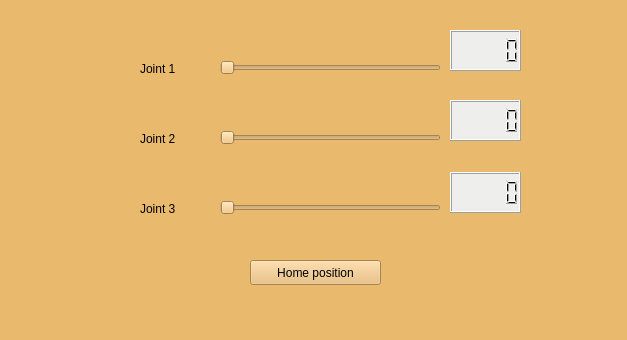
<?xml version="1.0" encoding="UTF-8"?>
<ui version="4.0">
 <class>MainWindow</class>
 <widget class="QMainWindow" name="MainWindow">
  <property name="geometry">
   <rect>
    <x>0</x>
    <y>0</y>
    <width>627</width>
    <height>340</height>
   </rect>
  </property>
  <property name="windowTitle">
   <string>3ARA Control</string>
  </property>
  <property name="styleSheet">
   <string notr="true">background-color: rgb(233, 185, 110);</string>
  </property>
  <widget class="QWidget" name="centralwidget">
   <widget class="QSlider" name="jointOneSlider">
    <property name="geometry">
     <rect>
      <x>220</x>
      <y>60</y>
      <width>221</width>
      <height>16</height>
     </rect>
    </property>
    <property name="maximum">
     <number>360</number>
    </property>
    <property name="orientation">
     <enum>Qt::Horizontal</enum>
    </property>
   </widget>
   <widget class="QSlider" name="jointTwoSlider">
    <property name="geometry">
     <rect>
      <x>220</x>
      <y>130</y>
      <width>221</width>
      <height>16</height>
     </rect>
    </property>
    <property name="maximum">
     <number>180</number>
    </property>
    <property name="orientation">
     <enum>Qt::Horizontal</enum>
    </property>
   </widget>
   <widget class="QLabel" name="label">
    <property name="geometry">
     <rect>
      <x>140</x>
      <y>60</y>
      <width>67</width>
      <height>17</height>
     </rect>
    </property>
    <property name="text">
     <string>Joint 1</string>
    </property>
   </widget>
   <widget class="QLCDNumber" name="showLCD_2">
    <property name="geometry">
     <rect>
      <x>450</x>
      <y>100</y>
      <width>71</width>
      <height>41</height>
     </rect>
    </property>
    <property name="styleSheet">
     <string notr="true">background-color: rgb(238, 238, 236);</string>
    </property>
   </widget>
   <widget class="QLCDNumber" name="showLCD_1">
    <property name="geometry">
     <rect>
      <x>450</x>
      <y>30</y>
      <width>71</width>
      <height>41</height>
     </rect>
    </property>
    <property name="styleSheet">
     <string notr="true">background-color: rgb(238, 238, 236);</string>
    </property>
   </widget>
   <widget class="QSlider" name="jointThreeSlider">
    <property name="geometry">
     <rect>
      <x>220</x>
      <y>200</y>
      <width>221</width>
      <height>16</height>
     </rect>
    </property>
    <property name="maximum">
     <number>300</number>
    </property>
    <property name="orientation">
     <enum>Qt::Horizontal</enum>
    </property>
   </widget>
   <widget class="QLabel" name="label_2">
    <property name="geometry">
     <rect>
      <x>140</x>
      <y>130</y>
      <width>67</width>
      <height>17</height>
     </rect>
    </property>
    <property name="text">
     <string>Joint 2</string>
    </property>
   </widget>
   <widget class="QLabel" name="label_3">
    <property name="geometry">
     <rect>
      <x>140</x>
      <y>200</y>
      <width>67</width>
      <height>17</height>
     </rect>
    </property>
    <property name="text">
     <string>Joint 3</string>
    </property>
   </widget>
   <widget class="QLCDNumber" name="showLCD_3">
    <property name="geometry">
     <rect>
      <x>450</x>
      <y>172</y>
      <width>71</width>
      <height>41</height>
     </rect>
    </property>
    <property name="styleSheet">
     <string notr="true">background-color: rgb(238, 238, 236);</string>
    </property>
   </widget>
   <widget class="QPushButton" name="goToHomeButton">
    <property name="geometry">
     <rect>
      <x>250</x>
      <y>260</y>
      <width>131</width>
      <height>25</height>
     </rect>
    </property>
    <property name="text">
     <string>Home position</string>
    </property>
   </widget>
  </widget>
  <widget class="QStatusBar" name="statusbar"/>
 </widget>
 <resources/>
 <connections/>
</ui>
